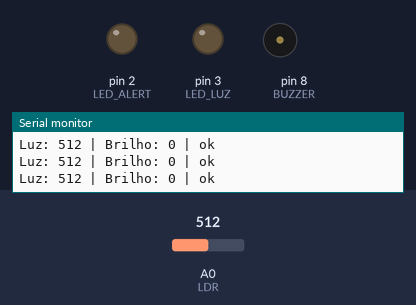
A sketch run on a simulated Arduino Uno, built with avr-gcc and run on an emulated ATmega328P. Shown: output pins drawn as LEDs (lit = HIGH), buzzer (waves = sounding), the last lines printed to the serial monitor. Dashed ring = blinking. The inputs (shaded band) are chosen by the test bench; at power-on: A0 (LDR) = 512.

Above: at 1.2 s.
1.3 s: A0 (LDR) set to 290
At 1.74 s:
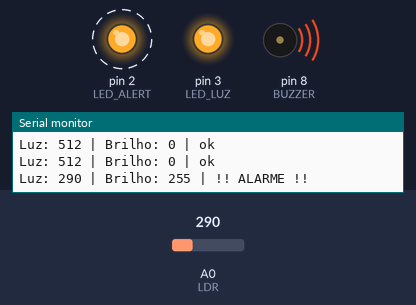
4.3 s: A0 (LDR) set to 307
At 5.4 s:
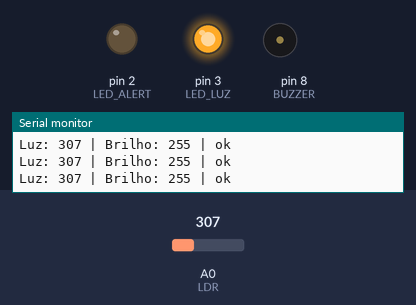
5.9 s: A0 (LDR) set to 122
At 6.19 s:
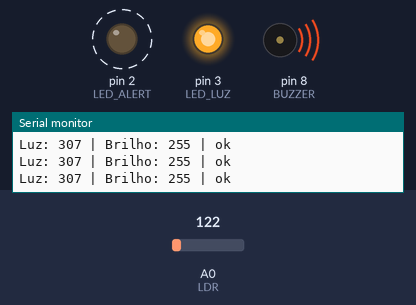
Timing chart, 0 to 14.9 s (numbered marks = the images above; inputs shaded):
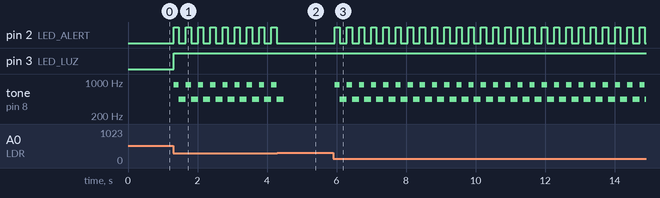

The sketch:

05_projeto_sentinela.ino
```cpp
/*
 * ===========================================================
 *  PROJETO FINAL — SENTINELA
 *  Minicurso de Robótica Básica com Arduino
 * ===========================================================
 *
 *  Um posto de vigilância autônomo. Fecha o ciclo completo:
 *
 *      SENSOR (LDR)  →  CONTROLADOR (Arduino)  →  ATUADORES (LED + buzzer)
 *             ▲                                        │
 *             └───────────── AMBIENTE ◀────────────────┘
 *
 *  COMPORTAMENTO ESPERADO
 *  ┌──────────────┬──────────────────────┬─────────────┬──────────┐
 *  │ Ambiente     │ LED luz (~9)         │ LED alerta  │ Buzzer   │
 *  ├──────────────┼──────────────────────┼─────────────┼──────────┤
 *  │ Claro        │ apagado              │ apagado     │ mudo     │
 *  │ Penumbra     │ brilho proporcional  │ apagado     │ mudo     │
 *  │ Escuro total │ brilho máximo        │ piscando    │ sirene   │
 *  └──────────────┴──────────────────────┴─────────────┴──────────┘
 *
 *  CIRCUITO
 *    LDR   : 5V ──[LDR]──┬── A0
 *                        └──[10 kΩ]── GND
 *    Luz   : pino ~9  ──[150Ω]── LED branco/verde ── GND   (pino PWM!)
 *    Alerta: pino 12  ──[150Ω]── LED vermelho     ── GND
 *    Buzzer: pino 8   ── (+) buzzer, (−) ── GND
 */

// ---------- PINOS ----------
const int LDR       = A0;
const int LED_LUZ   = 3;     // precisa ser um pino com ~ (PWM)
const int LED_ALERT = 2;
const int BUZZER    = 8;

// ---------- CALIBRAÇÃO ----------
// ⚠️ SUBSTITUA pelos valores que VOCÊ mediu na Prática 4!
const int CLARO         = 500;   // leitura com a luz normal da sala
const int ESCURO        = 400;   // leitura com o dedo tapando o LDR
const int LIMIAR_ALARME = 300;    // abaixo disso = "intruso detectado"

void setup() {
  pinMode(LED_LUZ,   OUTPUT);
  pinMode(LED_ALERT, OUTPUT);
  pinMode(BUZZER,    OUTPUT);

  Serial.begin(9600);
  Serial.println("=== SENTINELA ONLINE ===");
}

void loop() {
  int leitura = analogRead(LDR);

  // ===== 1. LUZ AUTOMÁTICA (PWM) =====
  // Quanto mais escuro o ambiente, mais forte o LED.
  // map() inverte a faixa: ESCURO→255 (máximo) e CLARO→0 (apagado)
  int brilho = map(leitura, ESCURO, CLARO, 255, 0);
  brilho = constrain(brilho, 0, 255);   // trava entre 0 e 255
  analogWrite(LED_LUZ, brilho);

  // ===== 2. ALARME DE INTRUSO =====
  if (leitura < LIMIAR_ALARME) {
    alarme();
  } else {
    digitalWrite(LED_ALERT, LOW);
    noTone(BUZZER);
  }

  // ===== 3. TELEMETRIA (para depurar e calibrar) =====
  Serial.print("Luz: ");
  Serial.print(leitura);
  Serial.print(" | Brilho: ");
  Serial.print(brilho);
  Serial.print(" | ");
  Serial.println(leitura < LIMIAR_ALARME ? "!! ALARME !!" : "ok");

  delay(50);
}

// ---------------------------------------------------------------
// Um ciclo de alarme: dois bipes alternados com o LED vermelho
// ---------------------------------------------------------------
void alarme() {
  digitalWrite(LED_ALERT, HIGH);
  tone(BUZZER, 880);
  delay(150);

  digitalWrite(LED_ALERT, LOW);
  tone(BUZZER, 440);
  delay(150);
}

/*
 * ===========================================================
 *  SE NÃO FUNCIONAR — CHECKLIST
 * ===========================================================
 *  • O brilho não varia?      → o LED da luz está num pino SEM ~ (PWM)
 *  • Brilho invertido?        → troque a ordem no map(): 0, 255
 *  • Alarme sempre ligado?    → recalibre! Ajuste CLARO/ESCURO/LIMIAR_ALARME
 *                               com os valores que aparecem no Serial Monitor
 *  • Leitura travada em 0 ou 1023? → confira o divisor: 5V, A0 e GND
 *  • Nada acende?             → confira o fio do GND (erro nº 1)
 *
 * ===========================================================
 *  DESAFIOS EXTRAS
 * ===========================================================
 *  1. HISTERESE — o LED treme na penumbra? Use dois limiares:
 *       liga com leitura < 80, mas só desliga com leitura > 120.
 *
 *  2. SIRENE DE VERDADE — troque os dois bipes por:
 *       for (int f = 400; f < 1200; f += 20) { tone(BUZZER, f); delay(5); }
 *
 *  3. MODO FURTIVO — alarme silencioso: só o LED vermelho pisca
 *       em código Morse de SOS ( · · ·  − − −  · · · ).
 *
 *  4. SEM delay() — veja 07_sentinela_avancado: usando millis(), o
 *       sensor continua sendo lido mesmo durante o alarme.
 */
```

Measured:
- the behaviour switches between 299 and 300 on A0 (LDR) (found by bisection; images 1 and 2)
- after the input at 1.3 s, pin 2 (LED_ALERT): alternates HIGH for 0.15 s and LOW for 0.20 s, starting at once; pin 3 (LED_LUZ): LOW → HIGH at once; tone on pin 8 (BUZZER): alternates 880 Hz for 0.15 s and 440 Hz for 0.20 s, starting at once
- after the input at 4.3 s, pin 2 (LED_ALERT): stops changing and stays LOW
- after the input at 5.9 s, pin 2 (LED_ALERT): alternates HIGH for 0.15 s and LOW for 0.20 s, starting at once; tone on pin 8 (BUZZER): alternates 880 Hz for 0.15 s and 440 Hz for 0.20 s, starting at once
